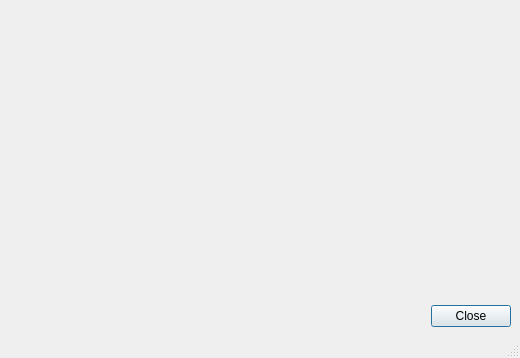
<ui version="4.0" >
 <class>MainWindow</class>
 <widget class="QMainWindow" name="MainWindow" >
  <property name="geometry" >
   <rect>
    <x>0</x>
    <y>0</y>
    <width>520</width>
    <height>358</height>
   </rect>
  </property>
  <property name="windowTitle" >
   <string>MainWindow</string>
  </property>
  <widget class="QWidget" name="centralwidget" >
   <layout class="QVBoxLayout" >
    <item>
     <widget class="QVTKWidget" name="qvtkWidget" />
    </item>
    <item>
     <layout class="QHBoxLayout" >
      <property name="topMargin" >
       <number>8</number>
      </property>
      <item>
       <spacer>
        <property name="orientation" >
         <enum>Qt::Horizontal</enum>
        </property>
        <property name="sizeHint" >
         <size>
          <width>40</width>
          <height>20</height>
         </size>
        </property>
       </spacer>
      </item>
      <item>
       <widget class="QPushButton" name="pushButton" >
        <property name="text" >
         <string>Close</string>
        </property>
        <property name="default" >
         <bool>true</bool>
        </property>
       </widget>
      </item>
     </layout>
    </item>
   </layout>
  </widget>
  <widget class="QMenuBar" name="menubar" >
   <property name="geometry" >
    <rect>
     <x>0</x>
     <y>0</y>
     <width>520</width>
     <height>21</height>
    </rect>
   </property>
  </widget>
  <widget class="QStatusBar" name="statusbar" />
 </widget>
 <customwidgets>
  <customwidget>
   <class>QVTKWidget</class>
   <extends>QWidget</extends>
   <header>QVTKWidget.h</header>
  </customwidget>
 </customwidgets>
 <resources/>
 <connections>
  <connection>
   <sender>pushButton</sender>
   <signal>clicked()</signal>
   <receiver>MainWindow</receiver>
   <slot>close()</slot>
   <hints>
    <hint type="sourcelabel" >
     <x>442</x>
     <y>316</y>
    </hint>
    <hint type="destinationlabel" >
     <x>346</x>
     <y>316</y>
    </hint>
   </hints>
  </connection>
 </connections>
</ui>
